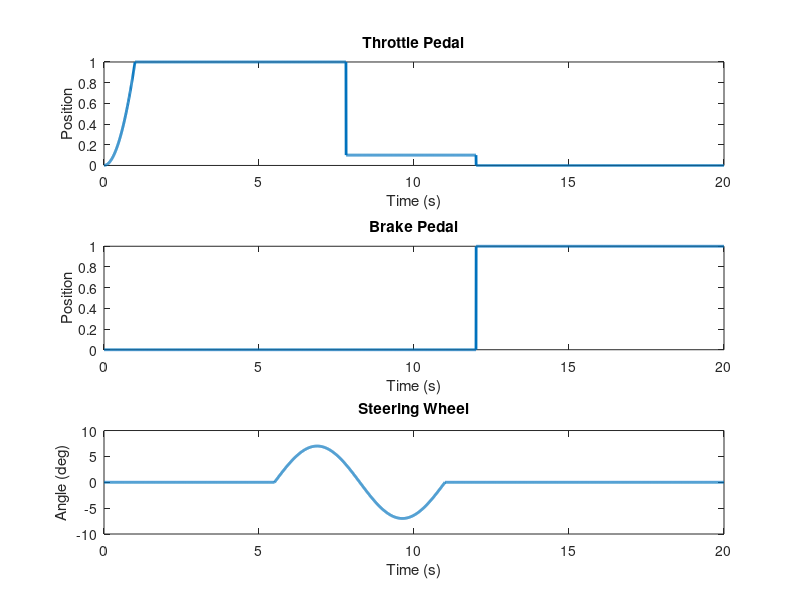

The MATLAB script that drew this image:
% ************************ INITIAL CONFIG SCRIPT ************************ %
% This script defines:                                                    %
% 1. Sampling period of the inputs to simulation and the controller.      %
% 2. Multiple model parameters.                                           %
% 3. Surface definition. Coefficients of fricition for the wheels         %
%    Two options:                                                         %
%    a. Fixed (constant) value for each wheel                             %
%    b. Enhanced split-mu                                                 %
% 4. The maneuver to be carried out by a ficticious driver, based on      %
%    throttle, brake and steering inputs.                                 %
% *********************************************************************** %

% *************+*********** MANEUVER DESCRIPTION ************************ %
% Panic brake apply at 70km/h                                             %
% No steering correction                                                  %
% Split-mu [0.9, 0.4]                                                     %
% *********************************************************************** %

% Close open windows, clear workspace and clean command window
close all;
clear;
clc;

% SAMPLING PERIOD (TIME STEP)
dT = 0.005;  % (seconds)

% MODEL PARAMETERS
P_SteeringMax        = 20;    % Maximum wheel angle (deg)
P_SteeringRatio      = 7;     % Steering wheel : Wheel's steering angle
P_TorqueMax          = 600;   % Maximum axle torque (N*m)
P_BrakePressureMax   = 120;   % Maximum brake pressure (bar)
P_ABSPressureRateMax = 1000;  % Maximum ABS pressure rate (bar/s)
P_PedalTravelRateMax = 5;     % Maximum pedal travel rate (1/s)


% ************************** SURFACE DEFINITION ************************* %
% FIXED friction coefficients [mu_FL; mu_FR; mu_RL; mu_RR]
Mu = ones(4,1).*0.9;          % Homogenous high-mu
% Mu = [0.91 0.85 0.93 0.88]';  % Quasi-homogenous high-mu
% Mu = [0.9 0.6 0.9 0.6]';      % Fixed split-mu

% ENHANCED SPILT-MU FUNCTION 
% Coeffiecients of friction of the surfaces
MuSplit = [0.9 0.4]';         % [Left Right]

% Function parameters
P_SplitMu_On           = true;  % Enhanced Split-mu function switch
P_SplitMuOnlyAtBraking = true;  % Enhanced Split-mu only at braking switch
                                % TRUE: Fixed Mu is used prior to braking
P_RefLine4SplitMue     = 6.14;  % Global X or Y coordinate (m)
P_RefLineIsX           = false; % Switch between X or Y split-mu
P_RefLine_On           = true;  % Show a reference line in the XY PLOTTER
                                % to indicate the split-mu division
                                % Details in 'Main/Visualization/RefLine'

% ************************ SURFACE DEFINITION - END ********************* %



% ************************* MANEUVER DEFINITION ************************* %
% Maneuver's duration (not to be confused with Simulink's Stop-Time)
Tf = 20;

% Define Time column vector
t  = 0:dT:Tf;
t  = t';

% % Define pedals behavior over time
% % t - time (s)
% % k - position in vector corresponding to time t
% Throttle ramp up (from time 0 to t_RampUp)
t_RampUp = 1;
k_RampUp = t_RampUp/dT + 1;
% Wide Open Throttle (from time t_RampUp to t_WOT)
t_WOT = 6.8;
k_WOT = k_RampUp + t_WOT/dT +1;
% Brake apply (from time t_Brake to Tf)
t_Brake = 12;
k_Brake = t_Brake/dT + 1;
% % END of pedals behavior over time definition

% Define and build column vectors of throttle and brake pedals positions 
ThrPos = zeros(length(t),1);
BrkPos = zeros(length(t),1);
% Throttle
ThrPos(1:k_RampUp) = t(1:k_RampUp).^2 / (t_RampUp^2);
ThrPos(k_RampUp+1:k_WOT) = 1;
ThrPos(k_WOT+1:k_Brake) = 0.1;
% Brake
BrkPos(k_Brake+1:end) = 1;


% % Define steering over time
t_SteerInit = 5.5;
t_SteerStop = 11;
k_SteerInit = t_SteerInit/dT + 1;
k_SteerStop = t_SteerStop/dT + 1;
% Define and build column vector of steering wheel inputs
StrPos = zeros(length(t),1);
% Steering wheel input (comment below lines to have a constant input of 0)
temp = linspace(0, 2*pi , (k_SteerStop-k_SteerInit)+1)';
StrPos(k_SteerInit:k_SteerStop) = 7 * sin(temp);


% Build data for Simulink
Drv_ThrPedal = [t ThrPos];
Drv_BrkPedal = [t BrkPos];
Drv_Steering = [t StrPos];
% ********************** MANEUVER DEFINITION - END ********************** %


% **************************** PLOT MANEUVER **************************** %
figure;
% Plot Throttle
subplot(3,1,1);
plot(t,ThrPos, 'Linewidth', 2);
ylim([0 1]);
title('Throttle Pedal');
xlabel('Time (s)');
ylabel('Position');
% Plot Brake
subplot(3,1,2);
plot(t,BrkPos, 'Linewidth', 2);
ylim([0 1]);
xlabel('Time (s)');
ylabel('Position');
title('Brake Pedal');
% Plot Steering
subplot(3,1,3);
plot(t,StrPos, 'Linewidth', 2);
title('Steering Wheel');
xlabel('Time (s)');
ylabel('Angle (deg)');
% ************************* PLOT MANEUVER - END ************************* %
